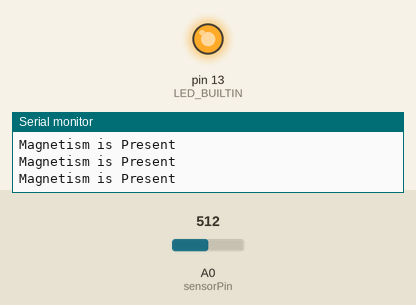
Bench run of a sketch on a simulated Arduino Uno, built with avr-gcc and run on an emulated ATmega328P. Shown: output pins drawn as LEDs (lit = HIGH), the last lines printed to the serial monitor. Inputs (shaded band) come from the test bench; at power-on: A0 (sensorPin) = 512.

Above: at 1.2 s.
1.3 s: A0 (sensorPin) set to 962
2.8 s: A0 (sensorPin) set to 988
At 3.4 s:
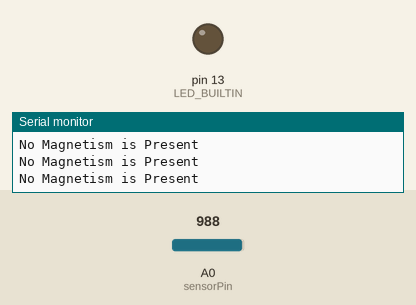
4.3 s: A0 (sensorPin) set to 965
At 4.8 s:
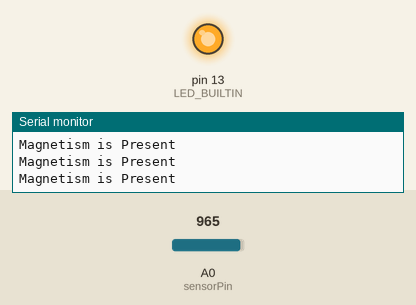
5.8 s: A0 (sensorPin) set to 985
At 6.1 s:
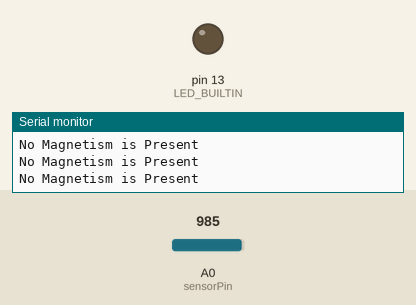
Timing chart, 0 to 8.3 s (numbered marks = the images above; inputs shaded):
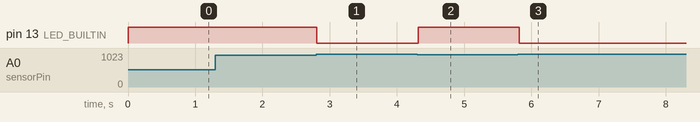

The sketch:

Serial_ADC.ino
```cpp
int sensorPin = A0;    // Connect pin A0 of NodeMCU to Pin 17 of Sensor Board
int sensorValue = 0;  // variable to store the value coming from the sensor

void setup()
{
  // declare the ledPin as an OUTPUT:
  pinMode(LED_BUILTIN, OUTPUT);
}

void loop()
{
  Serial.begin(115200);

  // read the value from the sensor:
  sensorValue = analogRead(sensorPin);

  //Serial.println(sensorValue);

  if(sensorValue>975)
  {
  digitalWrite(LED_BUILTIN, LOW);
  Serial.println("No Magnetism is Present");
  delay(100);
  }
  else
  {
  digitalWrite(LED_BUILTIN, HIGH);
  Serial.println("Magnetism is Present");
  delay(100);
  }


}
```

Measured:
- the behaviour switches between 975 and 976 on A0 (sensorPin) (found by bisection; images 0 and 1)
- after the input at 2.8 s, pin 13 (LED_BUILTIN): HIGH → LOW at once
- after the input at 4.3 s, pin 13 (LED_BUILTIN): LOW → HIGH at once
- after the input at 5.8 s, pin 13 (LED_BUILTIN): HIGH → LOW at once
